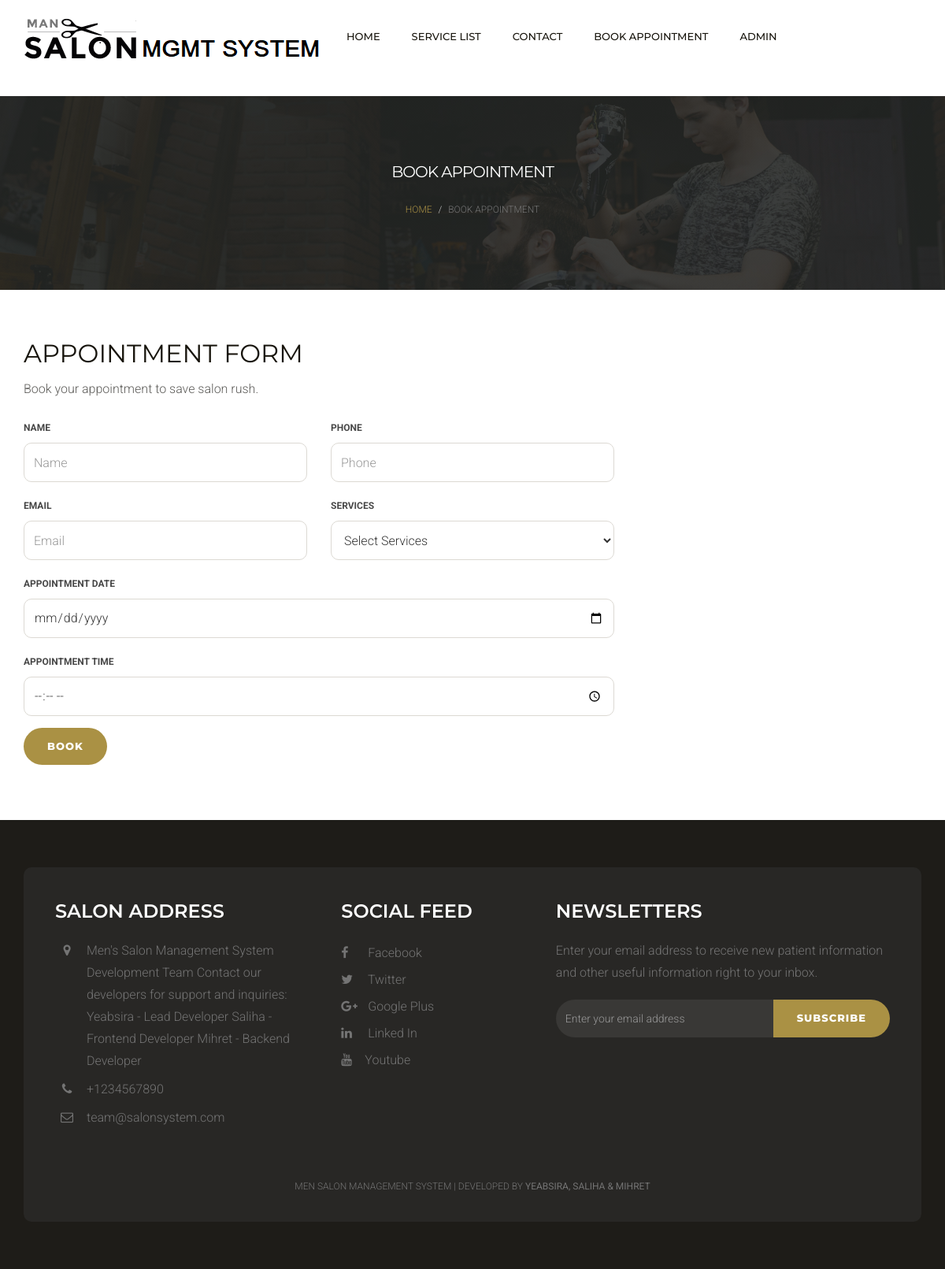
Screenshot of /msms/appointment.php with the database file from the repository.
### tables this page shows
CREATE TABLE `tblpage` (
  `ID` int(10) NOT NULL,
  `PageType` varchar(200) DEFAULT NULL,
  `PageTitle` mediumtext DEFAULT NULL,
  `PageDescription` mediumtext DEFAULT NULL,
  `Email` varchar(200) DEFAULT NULL,
  `MobileNumber` bigint(10) DEFAULT NULL,
  `UpdationDate` date DEFAULT NULL,
  `Timing` varchar(200) NOT NULL
);

### msms/appointment.php (the view, shortened to what this page needs)
<?php
include('includes/dbconnection.php');
?>
<!DOCTYPE html>
<html lang="en">
<head>
    <link href="css/bootstrap.min.css" rel="stylesheet">
    <link href="css/font-awesome.min.css" rel="stylesheet">
    <link href="css/style.css" rel="stylesheet">
</head>
<body>
    <?php include_once('includes/header.php');?>
    <div class="page-header">
        <div class="container">
            <div class="row">
                <div class="col-lg-12 col-md-12 col-sm-12 col-xs-12">
                    <div class="page-caption">
                        <h2 class="page-title">Book Appointment</h2>
                        <div class="page-breadcrumb">
                            <ol class="breadcrumb">
                                <li><a href="index.php">Home</a></li>
                                <li class="active">Book Appointment</li>
                            </ol>
                        </div>
                    </div>
                </div>
            </div>
        </div>
    </div>
    <div class="content">
        <div class="container">
            <div class="row">
                <div class="col-lg-8 col-md-8 col-sm-8 col-xs-12">
                    <div class="row">
                        <div class="col-lg-12 col-md-12 col-sm-12 col-xs-12">
                            <h1>Appointment Form</h1>
                            <p> Book your appointment to save salon rush.</p>
                            <form method="post">
                                <div class="row">
                                    <div class="col-md-6">
                                        <label class="control-label" for="name">Name</label>
                                        <input type="text" class="form-control" id="name" placeholder="Name" name="name" required="true">
                                    </div>
                                    <div class="col-md-6">
                                        <label class="control-label" for="phone">phone</label>
                                        <input type="text" class="form-control" id="phone" name="phone" placeholder="Phone" required="true" maxlength="10" pattern="[0-9]+">
                                    </div>
                                    <div class="col-md-6">
                                        <label class="control-label" for="email">email</label>
                                         <input type="email" class="form-control" id="appointment_email" placeholder="Email" name="email" required="true">
                                    </div>
                                    <div class="col-md-6">
                                        <label class="control-label" for="Subject">Services</label>
                                        <select name="services" id="services" required="true" class="form-control">
                                <option value="">Select Services</option>
                              </select>
                                    </div>
                                    <div class="col-lg-12 col-md-12 col-sm-12 col-xs-12">
                                        <div class="form-group">
                                            <label class="control-label" for="textarea">Appointment Date</label>
                                            <input type="date" class="form-control appointment_date" placeholder="Date" name="adate" id='inputdate' required="true">
                                        </div>
                                    </div>
                                    <div class="col-lg-12 col-md-12 col-sm-12 col-xs-12">
                                        <div class="form-group">
                                            <label class="control-label" for="textarea">Appointment Time</label>
                                            <input type="time" class="form-control appointment_time" placeholder="Time" name="atime" id='atime' required="true">
                                        </div>
                                    </div>
                                    <div class="col-md-12">
                                        <div class="form-group">
                                            <button type="submit" id="submit" name="submit" class="btn btn-default">Book</button>
                                        </div>
                                    </div>
                                </div>
                            </form>
                        </div>
                    </div>
                </div>
            </div>
        </div>
    </div>
<?php include_once('includes/footer.php');?>
</body>
</html>

### msms/includes/footer.php (shortened to what this page needs)
<?php
include('includes/dbconnection.php');
  ?>
<div class="footer">
        <div class="container">
            <div class="footer-block">
                <div class="row">
                    <div class="col-lg-4 col-md-4 col-sm-6 col-xs-12">
                        <div class="footer-widget">
                            <h2 class="widget-title">Salon Address</h2>
                            <ul class="listnone contact">
                                <?php
$ret=mysqli_query($con,"select * from tblpage where PageType='contactus' ");
while ($row=mysqli_fetch_array($ret)) {
?>
                                <li><i class="fa fa-map-marker"></i> <?php  echo $row['PageDescription'];?> </li>
                                <li><i class="fa fa-phone"></i> +<?php  echo $row['MobileNumber'];?></li>
                                <li><i class="fa fa-envelope-o"></i>  <?php  echo $row['Email'];?></li><?php } ?>
                            </ul>
                        </div>
                    </div>
                    <div class="col-lg-3 col-md-3 col-sm-6 col-xs-12">
                        <div class="footer-widget footer-social">
                            <h2 class="widget-title">Social Feed</h2>
                            <ul class="listnone">
                                <li>
                                    <a href="#"> <i class="fa fa-facebook"></i> Facebook </a>
                                </li>
                                <li><a href="#"><i class="fa fa-twitter"></i> Twitter</a></li>
                                <li><a href="#"><i class="fa fa-google-plus"></i> Google Plus</a></li>
                                <li><a href="#"><i class="fa fa-linkedin"></i> Linked In</a></li>
                                <li>
                                    <a href="#"> <i class="fa fa-youtube"></i>Youtube</a>
                                </li>
                            </ul>
                        </div>
                    </div>
                    <div class="col-lg-5 col-md-5 col-sm-12 col-xs-12">
                        <div class="footer-widget widget-newsletter">
                            <h2 class="widget-title">Newsletters</h2>
                            <p>Enter your email address to receive new patient information and other useful information right to your inbox.</p>
                            <form method="post">
                            <div class="input-group">
                                <input type="text" class="form-control" placeholder="Enter your email address" name="email">
                                <span class="input-group-btn">
                            <button class="btn btn-default" type="submit" value="submit" name="sub">Subscribe</button>
                            </span>
                            </div></form>
                        </div>
                    </div>
                </div>
                <div class="tiny-footer">
                    <div class="row">
                        <div class="col-lg-12 col-md-12 col-sm-12 col-xs-12">
                            <div class="copyright-content">
                                <p> Men Salon Management System | Developed by <strong>Yeabsira, Saliha & Mihret</strong></p>
                            </div>
                        </div>
                    </div>
                </div>
            </div>
        </div>
    </div>

### msms/css/style.css (style rules this page uses)
body { font-size: 16px; background-color: #fff; color: #5d5c59; font-family: 'Roboto', sans-serif; line-height: 28px; font-weight: 300; }
h1, h2, h3, h4, h5, h6 { margin: 0; padding: 0; margin-bottom: 10px; color: #18150d; font-weight: 400; font-family: 'Montserrat', sans-serif; text-transform: uppercase; -webkit-font-smoothing: antialiased; text-rendering: optimizeLegibility; }
h1 { font-size: 32px; line-height: 42px; }
h2 { font-size: 24px; line-height: 32px; }
p { margin: 0 0 20px; }
p:last-child { margin-bottom: 0px; }
ul, ol { margin: 0; }
a { color: #aa9144; text-decoration: none; -webkit-transition: all 0.3s; -moz-transition: all 0.3s; transition: all 0.3s; }
b, strong { font-weight: 400; }
.listnone { list-style: none; padding: 0px; }
.control-label { color: #474747; font-weight: 700; font-size: 12px; text-transform: uppercase; }
.form-control { width: 100%; height: 50px; padding: 6px 12px; font-size: 16px; line-height: 1.42857143; color: #333; background-color: #fff; border: 1px solid #dcd9d3; background-image: none; border-radius: 10px; -webkit-box-shadow: inset 0 0px 0px rgba(255, 255, 255, .075); box-shadow: inset 3px 3px 3px rgba(255, 255, 255, .075); margin-bottom: 15px; }
.form-group { margin-bottom: 10px; }
.btn { display: inline-block; padding: 14px 30px; margin-bottom: 0; font-size: 13px; font-weight: 800; letter-spacing: 1px; line-height: 1.42857143; text-align: center; border: none; text-transform: uppercase; border-radius: 100px;font-family: 'Montserrat', sans-serif; -webkit-font-smoothing: antialiased; text-rendering: optimizeLegibility; }
.btn-default { color: #fff; background-color: #aa9144; }
.page-header { background: linear-gradient(rgba(36, 39, 38, 0.5), rgba(36, 39, 38, 0.5)), rgba(36, 39, 38, 0.5) url(../images/page-header.jpg) no-repeat center; background-size: cover; margin: 0; border-bottom: none; padding-bottom: 0px; }
.page-caption { padding: 120px 0px; position: relative; z-index: 1; color: #fff; text-align: center; }
.page-title { color: #fff; font-size: 40px; font-weight: 400; letter-spacing: -1px; }
.page-breadcrumb .breadcrumb { background-color: transparent; margin-bottom: 0px; font-size: 12px; text-transform: uppercase; }
.content { padding-top: 60px; padding-bottom: 60px; }
.footer { background-color: #1e1c18; padding-top: 60px; padding-bottom: 60px; }
.footer-block { background-color: #282725;padding: 40px 40px 10px 40px; border-radius: 10px; }
.footer-widget p { color: #747474; }
.footer-widget .widget-title { color: #fff; font-weight: 600; padding-bottom: 20px; margin-bottom: 30px; }
.footer-widget li a { color: #747474; line-height: 34px; }
.footer-social ul li a i { padding-right: 10px; width: 30px; }
.footer .contact li { position: relative; padding-left: 40px; display: block; ' margin-bottom: 8px; padding: 0 0 8px 40px; color: #747474; }
.footer .contact li i { display: block; position: absolute; top: 5px; left: 0; width: 30px; font-size: 16px; text-align: center; }
.widget-newsletter .form-control { height: 48px; color: #eee; background-color: #393836; border: none; box-shadow: none; font-size: 14px; border-radius: 30px 0px 0px 30px; }
.widget-newsletter button { height: 48px; }
.tiny-footer { padding-top: 19px; padding-bottom: 9px; font-size: 12px; color: #56575e; text-align: left; text-transform: uppercase; text-align: center; }
.copyright-content { padding: 12px; color: #747474; }
.widget-title { margin-bottom: 20px; }
@media only screen and (max-width : 1200px) { .footer-widget { margin-bottom: 20px; } }
@media only screen and (max-width : 1200px) { .footer-widget .widget-title { margin-bottom: 0px; } }
@media only screen and (max-width : 1200px) { .page-title { font-size: 20px; } }
@media only screen and (max-width : 1200px) { .page-caption { padding: 80px 0px; } }

### rows the page displays
tblpage: PageDescription "Men's Salon Management System Development Team Contact our developers for support and inquiries: Yeabsira - Lead Developer Saliha - Frontend Developer Mihret - Backend Developer", MobileNumber "1234567890", Email "team@salonsystem.com"
